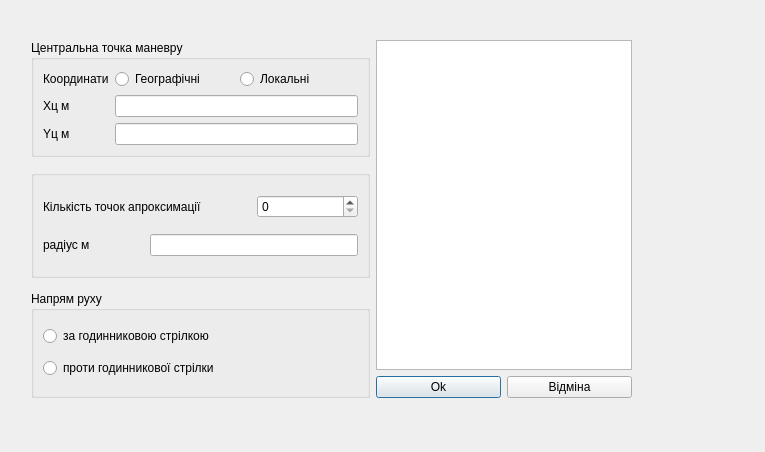
<?xml version="1.0" encoding="UTF-8"?>
<ui version="4.0">
 <class>CircleDialog</class>
 <widget class="QDialog" name="CircleDialog">
  <property name="geometry">
   <rect>
    <x>0</x>
    <y>0</y>
    <width>765</width>
    <height>452</height>
   </rect>
  </property>
  <property name="windowTitle">
   <string>Маневр &quot;Круг&quot;</string>
  </property>
  <widget class="QWidget" name="horizontalLayoutWidget">
   <property name="geometry">
    <rect>
     <x>29</x>
     <y>40</y>
     <width>603</width>
     <height>358</height>
    </rect>
   </property>
   <layout class="QHBoxLayout" name="horizontalLayout">
    <item>
     <layout class="QVBoxLayout" name="verticalLayout">
      <property name="spacing">
       <number>13</number>
      </property>
      <property name="sizeConstraint">
       <enum>QLayout::SetMinAndMaxSize</enum>
      </property>
      <property name="leftMargin">
       <number>2</number>
      </property>
      <item>
       <widget class="QGroupBox" name="groupBox">
        <property name="title">
         <string>Центральна точка маневру</string>
        </property>
        <layout class="QGridLayout" name="gridLayout_2">
         <item row="1" column="1">
          <widget class="QLineEdit" name="center_x_edit"/>
         </item>
         <item row="2" column="1">
          <widget class="QLineEdit" name="center_y_edit"/>
         </item>
         <item row="2" column="0">
          <widget class="QLabel" name="y_edit">
           <property name="text">
            <string>Yц м</string>
           </property>
          </widget>
         </item>
         <item row="1" column="0">
          <widget class="QLabel" name="x_edit">
           <property name="text">
            <string>Хц м</string>
           </property>
          </widget>
         </item>
         <item row="0" column="0">
          <widget class="QLabel" name="label_5">
           <property name="text">
            <string>Координати</string>
           </property>
          </widget>
         </item>
         <item row="0" column="1">
          <layout class="QGridLayout" name="gridLayout_3">
           <item row="0" column="0">
            <widget class="QRadioButton" name="geo_coord_radioB">
             <property name="text">
              <string>Географічні</string>
             </property>
            </widget>
           </item>
           <item row="0" column="1">
            <widget class="QRadioButton" name="local_coord_radioB">
             <property name="text">
              <string>Локальні</string>
             </property>
            </widget>
           </item>
          </layout>
         </item>
        </layout>
       </widget>
      </item>
      <item>
       <widget class="QGroupBox" name="groupBox_2">
        <property name="title">
         <string/>
        </property>
        <layout class="QGridLayout" name="gridLayout_4">
         <item row="0" column="0" colspan="2">
          <widget class="QLabel" name="label">
           <property name="text">
            <string>Кількість точок апроксимації</string>
           </property>
          </widget>
         </item>
         <item row="0" column="2">
          <widget class="QSpinBox" name="aproxim_Box"/>
         </item>
         <item row="1" column="0">
          <widget class="QLabel" name="label_4">
           <property name="text">
            <string>радіус м</string>
           </property>
          </widget>
         </item>
         <item row="1" column="1" colspan="2">
          <widget class="QLineEdit" name="radius_edit"/>
         </item>
        </layout>
       </widget>
      </item>
      <item>
       <widget class="QGroupBox" name="direcrion_Group">
        <property name="title">
         <string>Напрям руху</string>
        </property>
        <layout class="QGridLayout" name="gridLayout_5">
         <item row="0" column="0">
          <widget class="QRadioButton" name="forward_QR">
           <property name="text">
            <string>за годинниковою стрілкою</string>
           </property>
          </widget>
         </item>
         <item row="1" column="0">
          <widget class="QRadioButton" name="becward_QR">
           <property name="text">
            <string>проти годинникової стрілки</string>
           </property>
          </widget>
         </item>
        </layout>
       </widget>
      </item>
     </layout>
    </item>
    <item>
     <layout class="QGridLayout" name="gridLayout">
      <item row="0" column="0">
       <widget class="QGraphicsView" name="graphicsView">
        <property name="sizePolicy">
         <sizepolicy hsizetype="Preferred" vsizetype="Preferred">
          <horstretch>0</horstretch>
          <verstretch>1</verstretch>
         </sizepolicy>
        </property>
        <property name="minimumSize">
         <size>
          <width>0</width>
          <height>0</height>
         </size>
        </property>
        <property name="mouseTracking">
         <bool>true</bool>
        </property>
       </widget>
      </item>
      <item row="1" column="0">
       <layout class="QHBoxLayout" name="horizontalLayout_5">
        <item>
         <widget class="QPushButton" name="pushButton_Ok">
          <property name="text">
           <string>Ok</string>
          </property>
         </widget>
        </item>
        <item>
         <widget class="QPushButton" name="pushButton_Cancel">
          <property name="text">
           <string>Відміна</string>
          </property>
         </widget>
        </item>
       </layout>
      </item>
     </layout>
    </item>
   </layout>
  </widget>
 </widget>
 <resources/>
 <connections/>
</ui>
